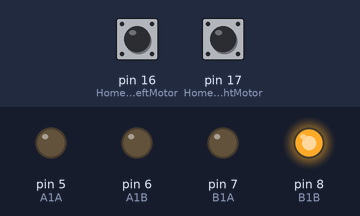
The sketch below on a simulated Arduino Uno, built with avr-gcc and run on an emulated ATmega328P. Shown: output pins drawn as LEDs (lit = HIGH). The inputs (shaded band) are chosen by the test bench; at power-on: pin 16 (HomePinLeftMotor) HIGH, pin 17 (HomePinRightMotor) LOW.

Above: at 0.8 s.
0.9 s: pin 16 (HomePinLeftMotor) pulled LOW for 0.15 s
At 1.0 s:
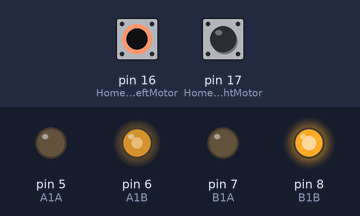
2.6 s: pin 17 (HomePinRightMotor) pulled HIGH for 0.15 s
At 2.9 s:
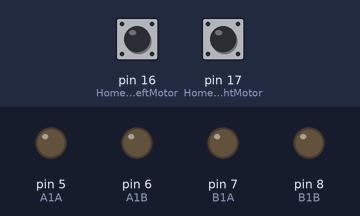
5.7 s: pin 17 (HomePinRightMotor) pulled HIGH for 1 s
At 8.8 s:
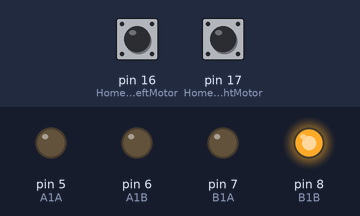
9.2 s: pin 17 (HomePinRightMotor) pulled HIGH for 3.2 s
At 10.5 s:
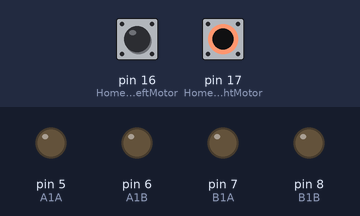
14.8 s: pin 16 (HomePinLeftMotor) driven LOW and pin 17 (HomePinRightMotor) driven HIGH
At 16.0 s:
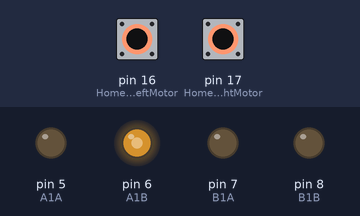
Timing chart, 0 to 17.3 s (numbered marks = the images above; inputs shaded):
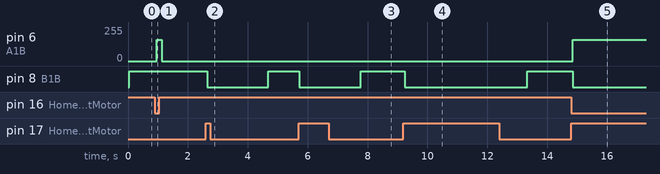

Measured:
- after the input at 0.9 s, pin 6 (A1B): 0/255 → 160/255 after 0.06 s, → 0/255 0.16 s later
- after the input at 2.6 s, pin 8 (B1B): HIGH → LOW at once, → HIGH 2.0 s later
- after the input at 5.7 s, pin 8 (B1B): HIGH → LOW at once, → HIGH 2.0 s later
- after the input at 9.2 s, pin 8 (B1B): HIGH → LOW after 0.05 s, → HIGH 4.1 s later
- after the input at 14.8 s, pin 6 (A1B): 0/255 → 160/255 after 0.05 s; pin 8 (B1B): HIGH → LOW after 0.05 s

The sketch:

Home.ino
```cpp
//LeftMotor
const int A1A = 5;
const int A1B = 6;

//RightMotor
const int B1A = 7;
const int B1B = 8;

/***************************************Homing Variables***************************************/
const int HomePinLeftMotor = 16;
const int HomePinRightMotor = 17;
const byte HomingSpeed = 160;

bool HomedLeft = 0, HomedRight = 0;
byte debounce_delay = 20; //Wait 20ms for bounce on button to settle
/***********************************************************************************************/
void setup() {
  // put your setup code here, to run once:
 //Motor Setup
  pinMode(A1A,OUTPUT);// define pin as output for Left Motor
  pinMode(A1B,OUTPUT);
  pinMode(B1A,OUTPUT);// define pin as output for Right Motor
  pinMode(B1B,OUTPUT);

  //Homing Setup
  pinMode(HomePinLeftMotor, INPUT);
  pinMode(HomePinRightMotor, INPUT);

  Home();

}

void loop() {
  delay(2000);
// Serial.print(HomedLeft);
// Serial.println(HomedRight);
 Home();
}

void Home(){

  HomedLeft = digitalRead( HomePinLeftMotor);
  delay(debounce_delay);
  HomedRight = digitalRead(HomePinRightMotor);
  delay(debounce_delay);
  while (!(HomedLeft && HomedRight)){ //while one of the motor is not homed loop0

      if(!HomedLeft && !HomedRight){
        //If left motor and right motore are not homed Make left motor and right motor run to towards home swtich; ie. Left motor spins CCW
       //Left Motor
       analogWrite(A1A,LOW);
       analogWrite(A1B,HomingSpeed);
       //Right Motor
       analogWrite(B1A,LOW);
       analogWrite(B1B, HomingSpeed);
      }
      else if (!HomedLeft && HomedRight){
        //If left motor is not homed but right is homed, only home left motor; ie Right motor spins CW
       //Left Motor
       analogWrite(A1A,LOW);
       analogWrite(A1B, HomingSpeed);
       //Right Motor
       analogWrite(B1A,LOW);
       analogWrite(B1B,LOW);

      }
      else if( HomedLeft && !HomedRight){
         //If left motor is homed but right motor is not, only home right motor
          //Left Motor
         analogWrite(A1A,LOW);
         analogWrite(A1B,LOW);
         //Right Motor
         analogWrite(B1A,LOW);
         analogWrite(B1B, HomingSpeed);

      }
      else{
        //Stop both motors, I could use an indicator here.eg while both motors are not home a light goes off
         //Left Motor
         analogWrite(A1A,LOW);
         analogWrite(A1B,LOW);
         //Right Motor
         analogWrite(B1A,LOW);
         analogWrite(B1B,LOW);

      }


      HomedLeft = digitalRead( HomePinLeftMotor);
      delay(debounce_delay);
      HomedRight = digitalRead(HomePinRightMotor);
      delay(debounce_delay);
        //delay(1000);
     // Serial.print(HomedLeft);
      //Serial.println(HomedRight);
  }
  //Out of the loop meaning it's home so stop the motors
         analogWrite(A1A,LOW);
         analogWrite(A1B,LOW);
         //Right Motor
         analogWrite(B1A,LOW);
         analogWrite(B1B,LOW);
}
```
